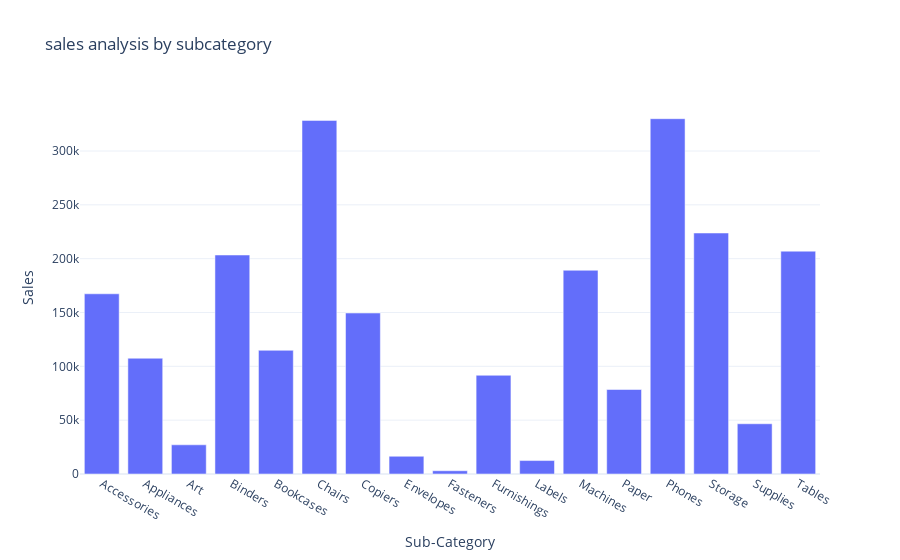

Notebook code cell kept with this figure:
### Markdown cell above
# slaes analysis by sub_category

### Code cell
sales_by_sub_category = data.groupby("Sub-Category")["Sales"].sum().reset_index()
px.bar(sales_by_sub_category , x = "Sub-Category" , y = "Sales" , title = "sales analysis by subcategory")

### Figure 1 — Plotly figure (JSON) as saved in the notebook; plotly's stock layout.template omitted (floating-point values rounded to 4 significant figures)
{"data": [{"alignmentgroup": "True", "hovertemplate": "Sub-Category=%{x}<br>Sales=%{y}<extra></extra>", "legendgroup": "", "marker": {"color": "#636efa", "pattern": {"shape": ""}}, "name": "", "offsetgroup": "", "orientation": "v", "showlegend": false, "textposition": "auto", "type": "bar", "x": ["Accessories", "Appliances", "Art", "Binders", "Bookcases", "Chairs", "Copiers", "Envelopes", "Fasteners", "Furnishings", "Labels", "Machines", "Paper", "Phones", "Storage", "Supplies", "Tables"], "xaxis": "x", "y": [167400.0, 107500.0, 27120.0, 203400.0, 114900.0, 328400.0, 149500.0, 16480.0, 3024.0, 91710.0, 12490.0, 189200.0, 78480.0, 330000.0, 223800.0, 46670.0, 207000.0], "yaxis": "y"}], "layout": {"autosize": true, "barmode": "relative", "legend": {"tracegroupgap": 0}, "title": {"text": "sales analysis by subcategory"}, "xaxis": {"anchor": "y", "autorange": true, "domain": [0, 1], "range": [-0.5, 16.5], "title": {"text": "Sub-Category"}, "type": "category"}, "yaxis": {"anchor": "x", "autorange": true, "domain": [0, 1], "range": [0, 347400.0], "title": {"text": "Sales"}, "type": "linear"}}}
